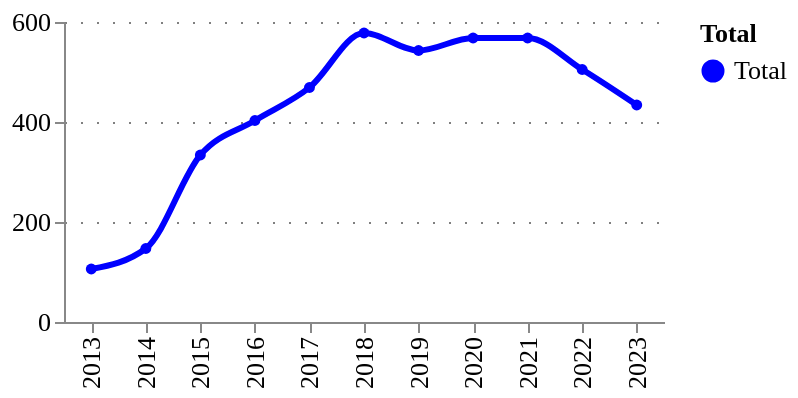

The cell this chart's notebook holds for it:
### Markdown cell above
### Growth and total early-years digital tech patents

Figure 2

### Code cell
# Filter only technology projects
patents_tech_type_df = (
    patents_exploded_df
    .query("id in @patents_tech_ids")
    .drop_duplicates(['id'])
)

patents_ts_counts_tech = utils.get_timeseries(patents_tech_type_df, column='id')
utils.plot_quick_ts(patents_ts_counts_tech, 'counts')

### Figure 1 — Vega-Lite specification as saved in the notebook (floating-point values rounded to 4 significant figures)
{"config": {"title": {"font": "Averta", "anchor": "start"}, "subtitle": {"font": "Averta"}, "axis": {"labelFont": "Averta", "titleFont": "Averta", "gridColor": "grey", "gridDash": [1, 7], "labelFontSize": 13, "titleFontSize": 13}, "header": {"labelFont": "Averta", "titleFont": "Averta"}, "legend": {"labelFont": "Averta", "titleFont": "Averta", "labelFontSize": 13, "titleFontSize": 13}, "range": {"category": ["#0000FF", "#FDB633", "#18A48C", "#9A1BBE", "#EB003B", "#FF6E47", "#646363", "#0F294A", "#97D9E3", "#A59BEE", "#F6A4B7", "#D2C9C0", "#FFFFFF", "#000000"], "ordinal": {"scheme": ["#0000FF", "#FDB633", "#18A48C", "#9A1BBE", "#EB003B", "#FF6E47", "#646363", "#0F294A", "#97D9E3", "#A59BEE", "#F6A4B7", "#D2C9C0", "#FFFFFF", "#000000"]}}, "view": {"strokeWidth": 0}}, "data": {"name": "data-517a64ec399f12721ac3a79e2c34bed2"}, "mark": {"type": "line", "interpolate": "monotone", "point": {"filled": true, "size": 30}, "size": 3, "strokeDash": [0]}, "encoding": {"color": {"field": "Total", "legend": {"orient": "right"}, "scale": {}, "type": "nominal"}, "tooltip": [{"field": "year", "title": "Year", "type": "ordinal"}, {"field": "Total", "type": "nominal"}, {"field": "amount", "format": ".3f", "title": "", "type": "quantitative"}], "x": {"field": "year", "title": "", "type": "ordinal"}, "y": {"field": "amount", "title": "", "type": "quantitative"}}, "height": 150, "title": {"anchor": "start", "text": "", "fontSize": 14, "subtitle": "", "subtitleFont": "Averta", "subtitleFontSize": 13}, "width": 300, "$schema": "https://vega.github.io/schema/vega-lite/v5.17.0.json", "datasets": {"data-517a64ec399f12721ac3a79e2c34bed2": [{"year": 2013, "counts": 106, "Total": "Total", "amount": 106.0}, {"year": 2014, "counts": 147, "Total": "Total", "amount": 147.0}, {"year": 2015, "counts": 334, "Total": "Total", "amount": 334.0}, {"year": 2016, "counts": 403, "Total": "Total", "amount": 403.0}, {"year": 2017, "counts": 469, "Total": "Total", "amount": 469.0}, {"year": 2018, "counts": 578, "Total": "Total", "amount": 578.0}, {"year": 2019, "counts": 543, "Total": "Total", "amount": 543.0}, {"year": 2020, "counts": 568, "Total": "Total", "amount": 568.0}, {"year": 2021, "counts": 568, "Total": "Total", "amount": 568.0}, {"year": 2022, "counts": 505, "Total": "Total", "amount": 505.0}, {"year": 2023, "counts": 434, "Total": "Total", "amount": 434.0}]}}
